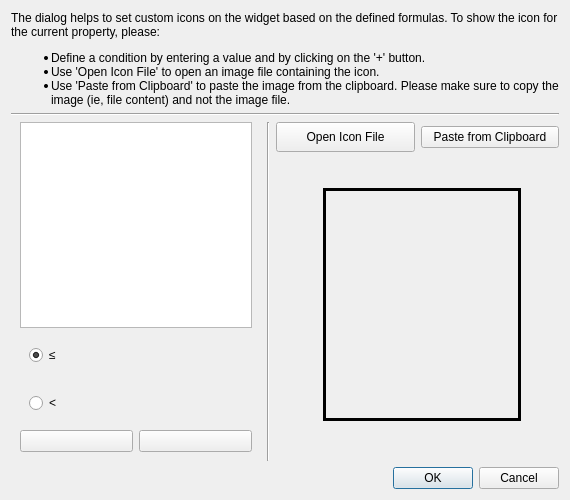
<?xml version="1.0" encoding="UTF-8"?>
<ui version="4.0">
 <class>Dialog</class>
 <widget class="QDialog" name="Dialog">
  <property name="geometry">
   <rect>
    <x>0</x>
    <y>0</y>
    <width>570</width>
    <height>500</height>
   </rect>
  </property>
  <property name="sizePolicy">
   <sizepolicy hsizetype="Preferred" vsizetype="Preferred">
    <horstretch>0</horstretch>
    <verstretch>0</verstretch>
   </sizepolicy>
  </property>
  <property name="maximumSize">
   <size>
    <width>670</width>
    <height>510</height>
   </size>
  </property>
  <property name="windowTitle">
   <string>Change Icon Dialog</string>
  </property>
  <layout class="QVBoxLayout" name="verticalLayout_4">
   <item>
    <layout class="QVBoxLayout" name="verticalLayout_2">
     <item>
      <widget class="QLabel" name="help_message">
       <property name="text">
        <string>&lt;html&gt;
&lt;head/&gt;
&lt;body&gt;
The dialog helps to set custom icons on the widget based on the defined formulas. To show the icon for the current property, please:
&lt;ul&gt;
&lt;li&gt;Define a condition by entering a value and by clicking on the '+' button. &lt;li/&gt;
&lt;li&gt;Use 'Open Icon File' to open an image file containing the icon. &lt;li/&gt;
&lt;li&gt;Use 'Paste from Clipboard' to paste the image from the clipboard. Please make sure to copy the image (ie, file content) and not the image file.&lt;/li&gt;
&lt;ul&gt;
&lt;/body&gt;
&lt;/html&gt;</string>
       </property>
       <property name="textFormat">
        <enum>Qt::RichText</enum>
       </property>
       <property name="alignment">
        <set>Qt::AlignLeading|Qt::AlignLeft|Qt::AlignTop</set>
       </property>
       <property name="wordWrap">
        <bool>true</bool>
       </property>
      </widget>
     </item>
     <item>
      <widget class="Line" name="line">
       <property name="orientation">
        <enum>Qt::Horizontal</enum>
       </property>
      </widget>
     </item>
    </layout>
   </item>
   <item>
    <layout class="QHBoxLayout" name="horizontalLayout_2">
     <item>
      <widget class="QWidget" name="editable" native="true">
       <property name="sizePolicy">
        <sizepolicy hsizetype="Expanding" vsizetype="Expanding">
         <horstretch>0</horstretch>
         <verstretch>0</verstretch>
        </sizepolicy>
       </property>
       <property name="maximumSize">
        <size>
         <width>250</width>
         <height>16777215</height>
        </size>
       </property>
       <layout class="QVBoxLayout" name="verticalLayout_5">
        <property name="topMargin">
         <number>0</number>
        </property>
        <item>
         <widget class="QListWidget" name="valueList">
          <property name="maximumSize">
           <size>
            <width>250</width>
            <height>16777215</height>
           </size>
          </property>
         </widget>
        </item>
        <item>
         <widget class="QStackedWidget" name="stack">
          <property name="sizePolicy">
           <sizepolicy hsizetype="Preferred" vsizetype="Maximum">
            <horstretch>0</horstretch>
            <verstretch>0</verstretch>
           </sizepolicy>
          </property>
          <property name="minimumSize">
           <size>
            <width>0</width>
            <height>90</height>
           </size>
          </property>
          <property name="maximumSize">
           <size>
            <width>250</width>
            <height>16777215</height>
           </size>
          </property>
          <property name="frameShape">
           <enum>QFrame::NoFrame</enum>
          </property>
          <property name="lineWidth">
           <number>0</number>
          </property>
          <property name="currentIndex">
           <number>0</number>
          </property>
          <widget class="QWidget" name="floatPage">
           <layout class="QGridLayout" name="gridLayout_2">
            <item row="0" column="0">
             <widget class="QRadioButton" name="lessEqual">
              <property name="text">
               <string>≤</string>
              </property>
              <property name="checked">
               <bool>true</bool>
              </property>
             </widget>
            </item>
            <item row="1" column="1">
             <layout class="QHBoxLayout" name="float_layout"/>
            </item>
            <item row="1" column="2">
             <spacer name="horizontalSpacer_3">
              <property name="orientation">
               <enum>Qt::Horizontal</enum>
              </property>
              <property name="sizeHint" stdset="0">
               <size>
                <width>40</width>
                <height>20</height>
               </size>
              </property>
             </spacer>
            </item>
            <item row="2" column="0">
             <widget class="QRadioButton" name="less">
              <property name="text">
               <string>&lt;</string>
              </property>
             </widget>
            </item>
           </layout>
          </widget>
          <widget class="QWidget" name="intPage">
           <layout class="QHBoxLayout" name="horizontalLayout_4">
            <item>
             <widget class="QLabel" name="label">
              <property name="layoutDirection">
               <enum>Qt::LeftToRight</enum>
              </property>
              <property name="text">
               <string>≤</string>
              </property>
              <property name="textFormat">
               <enum>Qt::AutoText</enum>
              </property>
              <property name="alignment">
               <set>Qt::AlignRight|Qt::AlignTrailing|Qt::AlignVCenter</set>
              </property>
              <property name="indent">
               <number>-1</number>
              </property>
             </widget>
            </item>
            <item>
             <layout class="QHBoxLayout" name="int_layout"/>
            </item>
           </layout>
          </widget>
          <widget class="QWidget" name="textPage">
           <layout class="QVBoxLayout" name="verticalLayout_14">
            <property name="leftMargin">
             <number>0</number>
            </property>
            <property name="topMargin">
             <number>0</number>
            </property>
            <property name="rightMargin">
             <number>0</number>
            </property>
            <property name="bottomMargin">
             <number>0</number>
            </property>
            <item>
             <widget class="QLineEdit" name="textValue">
              <property name="minimumSize">
               <size>
                <width>0</width>
                <height>23</height>
               </size>
              </property>
             </widget>
            </item>
            <item>
             <widget class="QLabel" name="infoMessage">
              <property name="text">
               <string>Leading and trailing white-
space will be removed.</string>
              </property>
              <property name="alignment">
               <set>Qt::AlignCenter</set>
              </property>
             </widget>
            </item>
           </layout>
          </widget>
          <widget class="QWidget" name="textOptionsPage">
           <widget class="QComboBox" name="itemsComboBox">
            <property name="geometry">
             <rect>
              <x>0</x>
              <y>20</y>
              <width>168</width>
              <height>26</height>
             </rect>
            </property>
           </widget>
          </widget>
         </widget>
        </item>
        <item>
         <layout class="QHBoxLayout" name="horizontalLayout_3">
          <item>
           <widget class="QPushButton" name="addValue">
            <property name="maximumSize">
             <size>
              <width>16777215</width>
              <height>16777215</height>
             </size>
            </property>
            <property name="text">
             <string/>
            </property>
            <property name="icon">
             <iconset>
              <normaloff>../icons/add.svg</normaloff>../icons/add.svg</iconset>
            </property>
            <property name="iconSize">
             <size>
              <width>24</width>
              <height>24</height>
             </size>
            </property>
           </widget>
          </item>
          <item>
           <widget class="QPushButton" name="deleteValue">
            <property name="maximumSize">
             <size>
              <width>16777215</width>
              <height>16777215</height>
             </size>
            </property>
            <property name="text">
             <string/>
            </property>
            <property name="icon">
             <iconset>
              <normaloff>../icons/remove.svg</normaloff>../icons/remove.svg</iconset>
            </property>
            <property name="iconSize">
             <size>
              <width>24</width>
              <height>24</height>
             </size>
            </property>
           </widget>
          </item>
         </layout>
        </item>
       </layout>
      </widget>
     </item>
     <item>
      <widget class="Line" name="line_2">
       <property name="orientation">
        <enum>Qt::Vertical</enum>
       </property>
      </widget>
     </item>
     <item>
      <layout class="QVBoxLayout" name="verticalLayout" stretch="0,0,6">
       <item>
        <layout class="QHBoxLayout" name="horizontalLayout">
         <item>
          <widget class="QPushButton" name="open">
           <property name="minimumSize">
            <size>
             <width>0</width>
             <height>30</height>
            </size>
           </property>
           <property name="maximumSize">
            <size>
             <width>16777215</width>
             <height>16777215</height>
            </size>
           </property>
           <property name="text">
            <string>Open Icon File</string>
           </property>
           <property name="icon">
            <iconset>
             <normaloff>../icons/document-open.svg</normaloff>../icons/document-open.svg</iconset>
           </property>
           <property name="iconSize">
            <size>
             <width>24</width>
             <height>24</height>
            </size>
           </property>
          </widget>
         </item>
         <item>
          <widget class="QPushButton" name="paste">
           <property name="maximumSize">
            <size>
             <width>16777215</width>
             <height>16777215</height>
            </size>
           </property>
           <property name="text">
            <string>Paste from Clipboard</string>
           </property>
           <property name="icon">
            <iconset>
             <normaloff>../icons/edit-paste.svg</normaloff>../icons/edit-paste.svg</iconset>
           </property>
           <property name="iconSize">
            <size>
             <width>24</width>
             <height>24</height>
            </size>
           </property>
          </widget>
         </item>
        </layout>
       </item>
       <item>
        <spacer name="verticalSpacer_2">
         <property name="orientation">
          <enum>Qt::Vertical</enum>
         </property>
         <property name="sizeType">
          <enum>QSizePolicy::Fixed</enum>
         </property>
         <property name="sizeHint" stdset="0">
          <size>
           <width>241</width>
           <height>30</height>
          </size>
         </property>
        </spacer>
       </item>
       <item>
        <layout class="QGridLayout" name="gridLayout">
         <item row="0" column="1">
          <widget class="QFrame" name="frame">
           <property name="sizePolicy">
            <sizepolicy hsizetype="Expanding" vsizetype="Preferred">
             <horstretch>0</horstretch>
             <verstretch>0</verstretch>
            </sizepolicy>
           </property>
           <property name="frameShape">
            <enum>QFrame::Box</enum>
           </property>
           <property name="frameShadow">
            <enum>QFrame::Plain</enum>
           </property>
           <property name="lineWidth">
            <number>3</number>
           </property>
           <layout class="QVBoxLayout" name="verticalLayout_3">
            <item>
             <widget class="Label" name="image">
              <property name="sizePolicy">
               <sizepolicy hsizetype="Expanding" vsizetype="Preferred">
                <horstretch>0</horstretch>
                <verstretch>0</verstretch>
               </sizepolicy>
              </property>
              <property name="text">
               <string/>
              </property>
              <property name="alignment">
               <set>Qt::AlignCenter</set>
              </property>
             </widget>
            </item>
           </layout>
          </widget>
         </item>
         <item row="0" column="0">
          <spacer name="horizontalSpacer">
           <property name="orientation">
            <enum>Qt::Horizontal</enum>
           </property>
           <property name="sizeType">
            <enum>QSizePolicy::Fixed</enum>
           </property>
           <property name="sizeHint" stdset="0">
            <size>
             <width>47</width>
             <height>17</height>
            </size>
           </property>
          </spacer>
         </item>
         <item row="0" column="2">
          <spacer name="horizontalSpacer_2">
           <property name="orientation">
            <enum>Qt::Horizontal</enum>
           </property>
           <property name="sizeType">
            <enum>QSizePolicy::Fixed</enum>
           </property>
           <property name="sizeHint" stdset="0">
            <size>
             <width>38</width>
             <height>17</height>
            </size>
           </property>
          </spacer>
         </item>
         <item row="1" column="1">
          <spacer name="verticalSpacer">
           <property name="orientation">
            <enum>Qt::Vertical</enum>
           </property>
           <property name="sizeType">
            <enum>QSizePolicy::Fixed</enum>
           </property>
           <property name="sizeHint" stdset="0">
            <size>
             <width>20</width>
             <height>40</height>
            </size>
           </property>
          </spacer>
         </item>
        </layout>
       </item>
      </layout>
     </item>
    </layout>
   </item>
   <item>
    <widget class="QDialogButtonBox" name="buttonBox">
     <property name="orientation">
      <enum>Qt::Horizontal</enum>
     </property>
     <property name="standardButtons">
      <set>QDialogButtonBox::Cancel|QDialogButtonBox::Ok</set>
     </property>
    </widget>
   </item>
  </layout>
 </widget>
 <customwidgets>
  <customwidget>
   <class>Label</class>
   <extends>QLabel</extends>
   <header>karabogui/controllers/icons_dialogs</header>
  </customwidget>
 </customwidgets>
 <resources/>
 <connections>
  <connection>
   <sender>buttonBox</sender>
   <signal>accepted()</signal>
   <receiver>Dialog</receiver>
   <slot>accept()</slot>
   <hints>
    <hint type="sourcelabel">
     <x>248</x>
     <y>254</y>
    </hint>
    <hint type="destinationlabel">
     <x>157</x>
     <y>274</y>
    </hint>
   </hints>
  </connection>
  <connection>
   <sender>buttonBox</sender>
   <signal>rejected()</signal>
   <receiver>Dialog</receiver>
   <slot>reject()</slot>
   <hints>
    <hint type="sourcelabel">
     <x>316</x>
     <y>260</y>
    </hint>
    <hint type="destinationlabel">
     <x>286</x>
     <y>274</y>
    </hint>
   </hints>
  </connection>
 </connections>
</ui>
